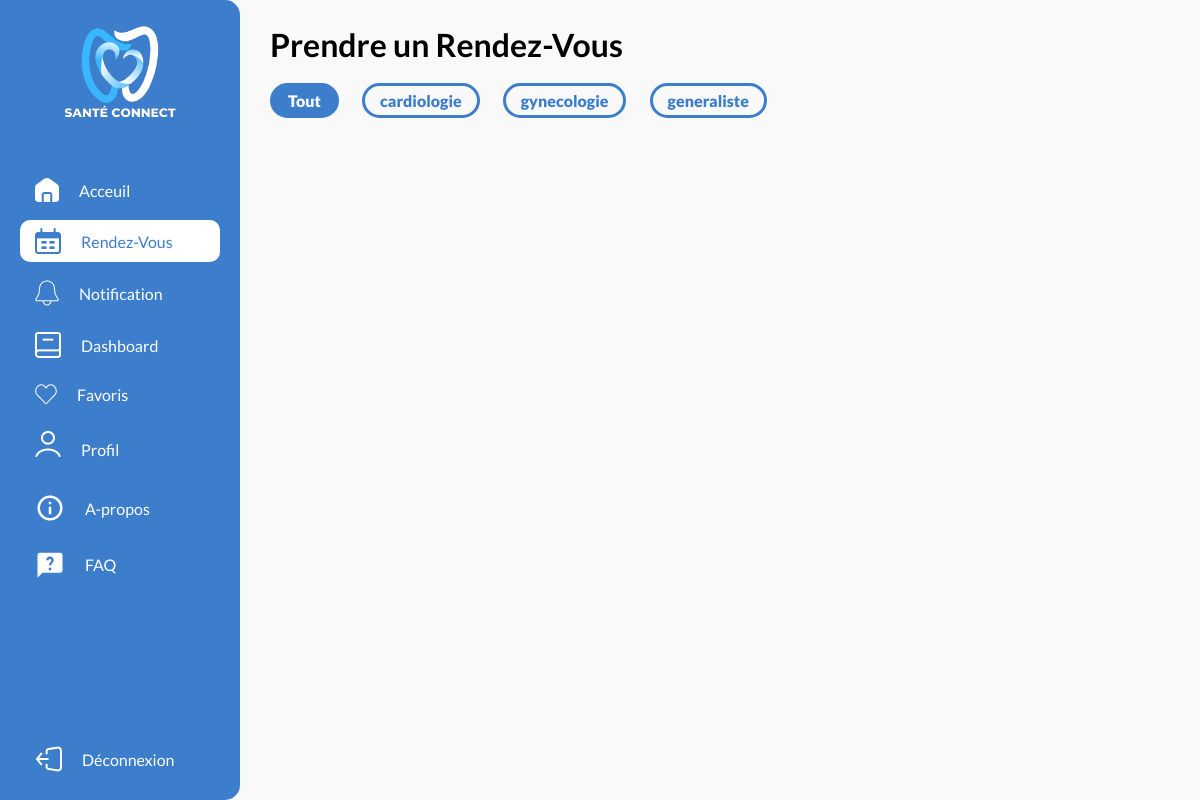
The page /index.php?page=rendez-vous&categorie=Tout (signed in) on the database its author committed.
### tables this page shows
CREATE TABLE `specialite` (
  `id` int(11) NOT NULL,
  `nom` varchar(100) NOT NULL,
  `couleur` varchar(10) NOT NULL,
  `icone` varchar(255) NOT NULL,
  `description` text DEFAULT NULL
);

### model/models/SpecialiteModel.php (called while the page is built, shortened)
<?php
require_once __DIR__.'/../dbconfig/connect.php';
require_once __DIR__.'/../classes/Specialite.php';
class SpecialiteModel extends Specialite{
    public static function getAll() {
        try {
            $bdd = connexion();
            $query = $bdd->prepare("SELECT * FROM specialite");
            $query->execute();
            $results = $query->fetchAll(PDO::FETCH_ASSOC);
            $specialites = [];
            foreach ($results as $result) {
                $specialites[] = new SpecialiteModel($result['id'], $result['nom'], $result['couleur'], $result['icone'], $result['description']);
            }
            return $specialites;
        } catch (PDOException $e) {
            echo "Error fetching Specialites: " . $e->getMessage();
            return null;
        }
    }
}

### model/dbconfig/connect.php (called while the page is built)
<?php
    function connexion(){
        try {
            $bdd = new PDO('mysql:host=localhost;dbname=santeconnect', 'root', '');
            $bdd->setAttribute(PDO::ATTR_ERRMODE, PDO::ERRMODE_EXCEPTION);
        } catch (PDOException $e) {
            echo "Connection failed: " . $e->getMessage();
        }
        return $bdd;
    }

### model/classes/Specialite.php (called while the page is built, shortened)
<?php
class Specialite {
    public function __construct($id, $nom, $couleur, $icone, $description) {
        $this->id = $id;
        $this->nom = $nom;
    }
}

### view/User/rendez_vous.php (the view, shortened to what this page needs)
<!DOCTYPE html>
<html lang="fr">
<head>
    <link rel="stylesheet" href="public/user/Css/rendez_vous.css">
    <link rel="stylesheet" href="public/templatesCSS/choices.css">
</head>
<body>
    <?php
        include __DIR__ ."/includes/sidebar.php";
    ?>
    <main id="main">
        <h1>Prendre un Rendez-Vous</h1>
        <br>
        <div class="filter-slider">
            <a href="?page=rendez-vous&categorie=Tout" class="filter-bloc <?php if($categorie==='Tout') echo 'active'; ?>">Tout</a>
            <?php foreach($specialites as $specialite){?>
                <a href="?page=rendez-vous&categorie=<?=$specialite->id?>" class="filter-bloc <?php if($categorie==$specialite->id) echo 'active'; ?>"><?=$specialite->nom?></a>
            <?php } ?>
        </div>
    </main>
</body>
</html>

### public/user/Css/rendez_vous.css (style rules this page uses)
* { margin: 0; padding: 0; box-sizing: border-box; }
body { font-family: 'Lato', sans-serif; background-color: #F9F9F9; }
main { margin-left: 17%; width: 83%; padding: 25px 30px; position: relative; background-color: #F9F9F9; transition: all .5s ease; }
@media screen and (max-width: 1250px) { main { margin-left: 20%; width: 80%; } }

### public/templatesCSS/choices.css (style rules this page uses)
.filter-slider { min-width: 100%; overflow: auto; white-space: nowrap; padding-bottom: 10px; margin-bottom: 10px; }
.filter-bloc { display: inline-block; text-decoration: none; color: #3C7ECC; border: 3px solid #3C7ECC; font-weight: 800; border-radius: 30px; padding: 5px 15px; margin-right: 20px; }
.filter-bloc.active { color: white; background-color: #3C7ECC; }

### rows shown on the page
specialite: nom "cardiologie"
specialite: nom "gynecologie"
specialite: nom "generaliste"
